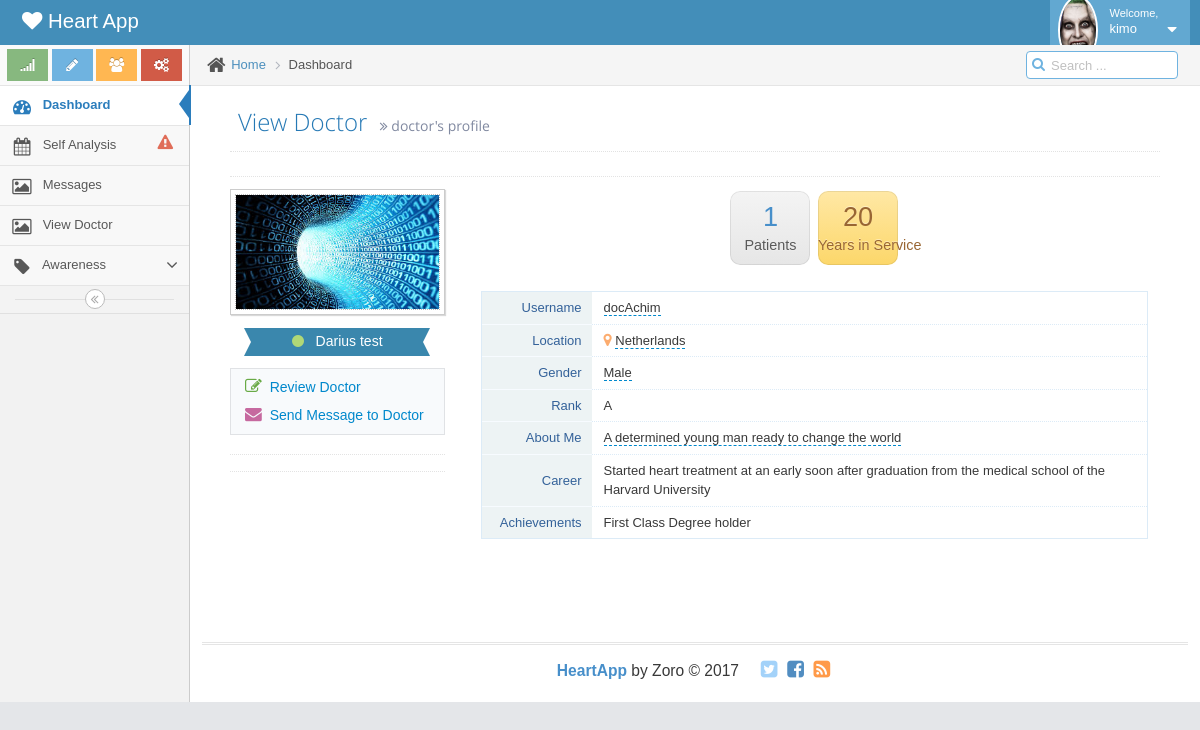
The app's page /my_doctor/1 (signed in) with its own data.
### heart/models.py (models this page shows, shortened)
class User(db.Model, UserMixin):
    id = db.Column(db.Integer, primary_key=True)
    username = db.Column(db.String(80), unique=True)
    name = db.Column(db.String(100))
    surname = db.Column(db.String(100))
    gender = db.Column(db.String(50))
    location = db.Column(db.String(200))
    email = db.Column(db.String(120), unique=True)
    password_hash = db.Column(db.String(80))
    weight = db.Column(db.Float)
    height = db.Column(db.Float)
    bio = db.Column(db.Text)
    pic = db.Column(db.String(200))
    role = db.Column(db.String(20))
    flagged = db.Column(db.Boolean)
    feedback = db.relationship('PatientFeedBack', backref='user', lazy='dynamic')
    message = db.relationship('Query', backref='user', lazy='dynamic')
    mydoctor = db.Column(db.Integer, db.ForeignKey('doctor.id'))
    @property
    def password(self):
        raise AttributeError('password: write-only field')

class Doctor(db.Model, UserMixin):
    id = db.Column(db.Integer, primary_key=True)
    username = db.Column(db.String(80), unique=True)
    name = db.Column(db.String(100))
    surname = db.Column(db.String(100))
    gender = db.Column(db.String(50))
    email = db.Column(db.String(120), unique=True)
    password_hash = db.Column(db.String(80))
    achievements = db.Column(db.Text)
    years_in_practice = db.Column(db.Integer)
    rank = db.Column(db.String(100))
    career = db.Column(db.Text)
    bio = db.Column(db.Text)
    pic = db.Column(db.String(200))
    feedback = db.relationship('DoctorFeedBack', backref='doctor', lazy='dynamic')
    response = db.relationship('Response', backref='doctor', lazy='dynamic')
    patients = db.relationship('User', backref='doctor', lazy='dynamic')
    messages = db.relationship('Query', backref='doctor', lazy='dynamic')
    @property
    def password(self):
        raise AttributeError('password: write-only field')

### heart/views.py (the view)
@app.route('/my_doctor/<id>')
@login_required
def my_doctor(id):
    doc = Doctor.query.get(id)
    return render_template('doctor.html', doc=doc)

### heart/views.py (called while the page is built)
@login_manager.user_loader
def load_user(userid):
	return User.query.get(int(userid))

### heart/templates/doctor.html (shortened to what this page needs)
{% extends 'base.html' %}
{% block style %}
	<link rel="stylesheet" href="{{ url_for('static', filename='assets/css/jquery-ui.custom.min.css') }}" />
	<link rel="stylesheet" href="{{ url_for('static', filename='assets/css/jquery.gritter.min.css') }}" />
	<link rel="stylesheet" href="{{ url_for('static',filename='assets/css/select2.min.css') }}" />
	<link rel="stylesheet" href="{{ url_for('static', filename='assets/css/bootstrap-datepicker3.min.css') }}" />
	<link rel="stylesheet" href="{{ url_for('static', filename='assets/css/bootstrap-editable.min.css') }}" />
{% endblock %}
{% block content %}
<div class="page-content">
		<div class="page-header">
			<h1>
				View Doctor
				<small>
					<i class="ace-icon fa fa-angle-double-right"></i>
					doctor's profile
				</small>
			</h1>
		</div>
		<div class="row">
			<div class="col-xs-12">
				<div class="hr dotted"></div>
				<div>
					<div id="user-profile-1" class="user-profile row">
						<div class="col-xs-12 col-sm-3 center">
							<div>
								<span class="profile-picture">
									{% if doc.pic %}
									<img id="avatar" class="editable img-responsive" alt="Alex's Avatar" src="{{ url_for('static', filename='images/' + doc.pic) }}" />
									{% else %}
									<img id="avatar" class="editable img-responsive" alt="Alex's Avatar" src="{{ url_for('static', filename='assets/images/avatars/profile-pic.jpg') }}" />
									{% endif %}
								</span>
								<div class="space-4"></div>
								<div class="width-80 label label-info label-xlg arrowed-in arrowed-in-right">
									<div class="inline position-relative">
										<a href="#" class="user-title-label dropdown-toggle" data-toggle="dropdown">
											<i class="ace-icon fa fa-circle light-green"></i>
											<span class="white">{{ doc.name}} {{ doc.surname }}</span>
										</a>
									</div>
								</div>
							</div>
							<div class="space-6"></div>
							<div class="profile-contact-info">
								<div class="profile-contact-links align-left">
									<a href="{{ url_for('submitFeedback' ) }}" class="btn btn-link">
										<i class="ace-icon fa fa-edit bigger-120 green"></i>
										Review Doctor
									</a>
									<a href="{{ url_for('sendMessage') }}" class="btn btn-link">
										<i class="ace-icon fa fa-envelope bigger-120 pink"></i>
										Send Message to Doctor
									</a>
								</div>
								<div class="space-6"></div>
							</div>
							<div class="hr hr12 dotted"></div>
							<div class="hr hr16 dotted"></div>
						</div>
						<div class="col-xs-12 col-sm-9">
							<div class="center">
								<span class="btn btn-app btn-sm btn-light no-hover">
									<span class="line-height-1 bigger-170 blue"> {{ doc.patients.count() }} </span>
									<br />
									<span class="line-height-1 smaller-90"> Patients </span>
								</span>
								<span class="btn btn-app btn-sm btn-yellow no-hover">
									<span class="line-height-1 bigger-170"> {{ doc.years_in_practice }} </span>
									<br />
									<span class="line-height-1 smaller-90"> Years in Service </span>
								</span>
							</div>
							<div class="space-12"></div>
							<div class="profile-user-info profile-user-info-striped">
								<div class="profile-info-row">
									<div class="profile-info-name"> Username </div>
									<div class="profile-info-value">
										<span class="editable" id="username">{{ doc.username }}</span>
									</div>
								</div>
								<div class="profile-info-row">
									<div class="profile-info-name"> Location </div>
									<div class="profile-info-value">
										<i class="fa fa-map-marker light-orange bigger-110"></i>
										<span class="editable" id="country">{{ doc.location }}</span>
									</div>
								</div>
								<div class="profile-info-row">
									<div class="profile-info-name"> Gender </div>
									<div class="profile-info-value">
										<span class="editable" id="age">{{ doc.gender }}</span>
									</div>
								</div>
								<div class="profile-info-row">
										<div class="profile-info-name"> Rank </div>
										<div class="profile-info-value">
											<span class="editable" id="age">{{ doc.rank }}</span>
										</div>
									</div>
								<div class="profile-info-row">
									<div class="profile-info-name"> About Me </div>
									<div class="profile-info-value">
										<span class="editable" id="about">{{ doc.bio }}</span>
									</div>
								</div>
								<div class="profile-info-row">
									<div class="profile-info-name"> Career </div>
									<div class="profile-info-value">
										<span class="editable" id="about">{{ doc.career }}</span>
									</div>
								</div>
								<div class="profile-info-row">
									<div class="profile-info-name"> Achievements </div>
									<div class="profile-info-value">
										<span class="editable" id="about">{{ doc.achievements }}</span>
									</div>
								</div>
							</div>
							<div class="space-20"></div>
			</div>
		</div>
	</div>
{% endblock %}

### heart/templates/base.html (shortened to what this page needs)
<!DOCTYPE html>
<html lang="en">
	<head>
		<link rel="stylesheet" href="{{ url_for('static', filename='assets/css/bootstrap.min.css') }}" />
		<link rel="stylesheet" href="{{ url_for('static', filename='assets/font-awesome/4.5.0/css/font-awesome.min.css')  }}" />
		<link rel="stylesheet" href="{{ url_for('static', filename='assets/css/ace.min.css') }}" class="ace-main-stylesheet" id="main-ace-style" />
		<link rel="stylesheet" href="{{ url_for('static', filename='assets/css/ace-skins.min.css') }}" />
		<link rel="stylesheet" href="{{ url_for('static', filename='assets/css/ace-rtl.min.css') }}" />
		{% block style %}{% endblock %}
	</head>
	<body class="no-skin" >
		<div id="navbar" class="navbar navbar-default          ace-save-state">
			<div class="navbar-container ace-save-state" id="navbar-container">
				<div class="navbar-header pull-left">
					<a href="" class="navbar-brand">
						<small>
							<i class="fa fa-heart"></i>
							Heart App
						</small>
					</a>
				</div>
				<div class="navbar-buttons navbar-header pull-right" role="navigation">
					<ul class="nav ace-nav">
						<li class="light-blue dropdown-modal">
							<a data-toggle="dropdown" href="#" class="dropdown-toggle">
								{% if current_user.pic %}
								<img class="nav-user-photo" src="{{ url_for('static', filename='images/' + current_user.pic) }}" alt="" />
								{% else %}
								<img class="nav-user-photo" src="{{ url_for('static', filename='assets/images/avatars/avatar.png') }}" alt="" />
								{% endif %}
								<span class="user-info">
									<small>Welcome,</small>
									{{ current_user.username }}
								</span>
								<i class="ace-icon fa fa-caret-down"></i>
							</a>
						</li>
					</ul>
				</div>
			</div>
		</div>
		<div class="main-container ace-save-state" id="main-container">
			<div id="sidebar" class="sidebar                  responsive                    ace-save-state">
				<div class="sidebar-shortcuts" id="sidebar-shortcuts">
					<div class="sidebar-shortcuts-large" id="sidebar-shortcuts-large">
						<button class="btn btn-success">
							<i class="ace-icon fa fa-signal"></i>
						</button>
						<button class="btn btn-info">
							<i class="ace-icon fa fa-pencil"></i>
						</button>
						<button class="btn btn-warning">
							<i class="ace-icon fa fa-users"></i>
						</button>
						<button class="btn btn-danger">
							<i class="ace-icon fa fa-cogs"></i>
						</button>
					</div>
				</div>
				<ul class="nav nav-list">
					<li class="active">
						<a href="{{ url_for('home') }}">
							<i class="menu-icon fa fa-tachometer"></i>
							<span class="menu-text"> Dashboard </span>
						</a>
					</li>
					<li class="">
						<a href="{{ url_for('analyze') }}">
							<i class="menu-icon fa fa-calendar"></i>
							<span class="menu-text">
								Self Analysis
								<span class="badge badge-transparent tooltip-error" title="2 Important Events">
									<i class="ace-icon fa fa-exclamation-triangle red bigger-130"></i>
								</span>
							</span>
						</a>
					</li>
					<li class="">
						<a href="{{ url_for('allMessages') }}">
							<i class="menu-icon fa fa-picture-o"></i>
							<span class="menu-text"> Messages </span>
						</a>
					</li>
					<li class="">
						{% if current_user.mydoctor %}
						<a href="{{ url_for('my_doctor', id=current_user.mydoctor) }}">
							<i class="menu-icon fa fa-picture-o"></i>
							<span class="menu-text"> View Doctor </span>
						</a>
						{% else %}
						<a href="#">
							<i class="menu-icon fa fa-picture-o"></i>
							<span class="menu-text"> No Doctor Yet </span>
						</a>
						{% endif %}
					</li>
					<li class="">
						<a href="#" class="dropdown-toggle">
							<i class="menu-icon fa fa-tag"></i>
							<span class="menu-text"> Awareness  </span>
							<b class="arrow fa fa-angle-down"></b>
						</a>
					</li>
				</ul>
				<div class="sidebar-toggle sidebar-collapse" id="sidebar-collapse">
					<i id="sidebar-toggle-icon" class="ace-icon fa fa-angle-double-left ace-save-state" data-icon1="ace-icon fa fa-angle-double-left" data-icon2="ace-icon fa fa-angle-double-right"></i>
				</div>
			</div>
			<div class="main-content">
				<div class="main-content-inner">
					<div class="breadcrumbs ace-save-state" id="breadcrumbs">
						<ul class="breadcrumb">
							<li>
								<i class="ace-icon fa fa-home home-icon"></i>
								<a href="#">Home</a>
							</li>
							<li class="active">Dashboard</li>
						</ul>
						<div class="nav-search" id="nav-search">
							<form class="form-search">
								<span class="input-icon">
									<input type="text" placeholder="Search ..." class="nav-search-input" id="nav-search-input" autocomplete="off" />
									<i class="ace-icon fa fa-search nav-search-icon"></i>
								</span>
							</form>
						</div>
					</div>
					<div class="page-content">
						{% block content %}{% endblock %}
					</div>
				</div>
			</div>
			<div class="footer">
				<div class="footer-inner">
					<div class="footer-content">
						<span class="bigger-120">
							<span class="blue bolder">HeartApp</span>
							by Zoro &copy; 2017
						</span>
						<span class="action-buttons">
							<a href="#">
								<i class="ace-icon fa fa-twitter-square light-blue bigger-150"></i>
							</a>
							<a href="#">
								<i class="ace-icon fa fa-facebook-square text-primary bigger-150"></i>
							</a>
							<a href="#">
								<i class="ace-icon fa fa-rss-square orange bigger-150"></i>
							</a>
						</span>
					</div>
				</div>
			</div>
		</div>
	</body>
</html>

### heart/templates/base.html (style rules this page uses)
body { font-family: 'Muli', 'Helvetica', 'Arial', 'sans-serif'; }

### records on screen
User: pic (picture), username "kimo"
Doctor: pic (picture), name "Darius", surname "test", years_in_practice "20", username "docAchim", gender "Male", rank "A", bio "A determined young man ready to change the world", career "Started heart treatment at an early soon after graduation from the medical school of the Harvard University", achievements "First Class Degree holder"

### other values on screen
{{ doc.patients.count() }} "1"
